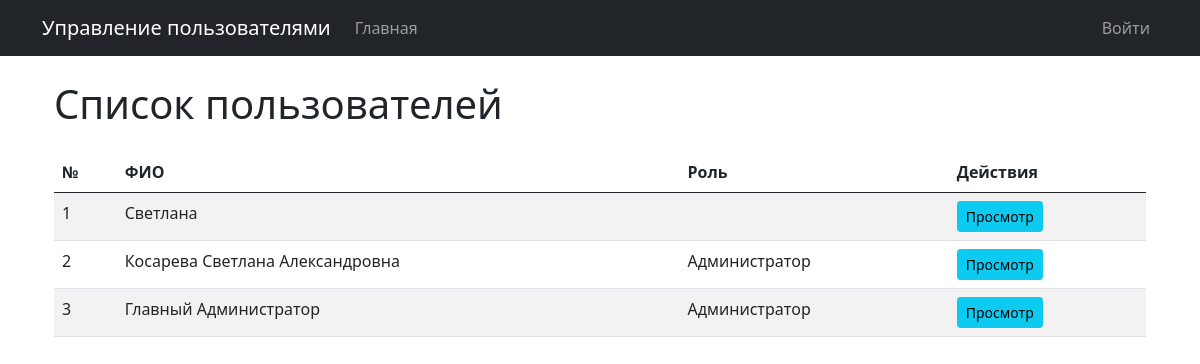
The page / on the database its author committed.
### tables this page shows
CREATE TABLE users (
            id INTEGER PRIMARY KEY AUTOINCREMENT,
            login TEXT NOT NULL UNIQUE,
            password_hash TEXT NOT NULL,
            last_name TEXT,
            first_name TEXT NOT NULL,
            middle_name TEXT,
            role_id INTEGER,
            created_at TIMESTAMP DEFAULT CURRENT_TIMESTAMP,
            FOREIGN KEY (role_id) REFERENCES roles(id)
        );

CREATE TABLE roles (
            id INTEGER PRIMARY KEY AUTOINCREMENT,
            name TEXT NOT NULL,
            description TEXT
        );

### lab1_template/app/app.py (the view)
@app.route("/")
def index():
    db = get_db()
    users = db.execute(
        """
    SELECT u.id, u.login, u.first_name, u.last_name, u.middle_name, u.created_at, r.name as role_name
    FROM users u
    LEFT JOIN roles r ON u.role_id = r.id
    ORDER BY u.created_at DESC
    """
    ).fetchall()
    return render_template("index.html", users=users)

### lab1_template/app/app.py (called while the page is built)
def get_db():
    conn = sqlite3.connect(app.config["DATABASE"])
    conn.row_factory = sqlite3.Row
    return conn

@app.before_request
def log_visit():
    if request.path.startswith("/static/"):
        return
    db = get_db()
    user_id = current_user.id if current_user.is_authenticated else None
    db.execute(
        """
    INSERT INTO visit_logs (path, user_id)
    VALUES (?, ?)
    """,
        (request.path, user_id),
    )
    db.commit()

### lab1_template/app/templates/index.html (shortened to what this page needs)
{% extends 'base.html' %}
{% block content %}
<div class="container">
    <h1 class="mb-4">Список пользователей</h1>
    <table class="table table-striped">
        <thead>
            <tr>
                <th>№</th>
                <th>ФИО</th>
                <th>Роль</th>
                <th>Действия</th>
            </tr>
        </thead>
        <tbody>
            {% for user in users %}
            <tr>
                <td>{{ loop.index }}</td>
                <td>
                    {% if user.last_name %}{{ user.last_name }} {% endif %}
                    {{ user.first_name }}
                    {% if user.middle_name %} {{ user.middle_name }}{% endif %}
                </td>
                <td>{{ user.role_name or '' }}</td>
                <td>
                    <a href="{{ url_for('view_user', user_id=user.id) }}" class="btn btn-sm btn-info">Просмотр</a>
                </td>
            </tr>
            {% endfor %}
        </tbody>
    </table>
</div>
{% endblock %}

### rows shown on the page
users: first_name "Светлана"
users: last_name "Косарева", first_name "Светлана", middle_name "Александровна", name "Администратор"
users: last_name "Главный", first_name "Администратор", name "Администратор"
